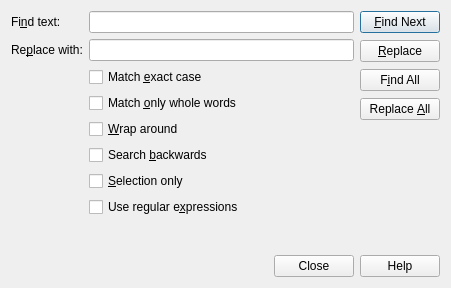
<?xml version="1.0" encoding="UTF-8"?>
<ui version="4.0">
 <class>FindReplaceDialog</class>
 <widget class="QDialog" name="FindReplaceDialog">
  <property name="geometry">
   <rect>
    <x>0</x>
    <y>0</y>
    <width>451</width>
    <height>288</height>
   </rect>
  </property>
  <property name="windowTitle">
   <string>Find and Replace</string>
  </property>
  <layout class="QVBoxLayout" name="verticalLayout_3">
   <item>
    <widget class="QWidget" name="replaceBlock" native="true">
     <property name="enabled">
      <bool>true</bool>
     </property>
     <layout class="QHBoxLayout" name="filePickerLayout">
      <property name="leftMargin">
       <number>0</number>
      </property>
      <property name="topMargin">
       <number>0</number>
      </property>
      <property name="rightMargin">
       <number>0</number>
      </property>
      <property name="bottomMargin">
       <number>0</number>
      </property>
      <item>
       <layout class="QFormLayout" name="formLayout">
        <property name="fieldGrowthPolicy">
         <enum>QFormLayout::ExpandingFieldsGrow</enum>
        </property>
        <item row="0" column="0">
         <widget class="QLabel" name="findTextLabel">
          <property name="text">
           <string>Fi&amp;nd text:</string>
          </property>
          <property name="buddy">
           <cstring>findText</cstring>
          </property>
         </widget>
        </item>
        <item row="0" column="1">
         <widget class="QLineEdit" name="findText"/>
        </item>
        <item row="2" column="0">
         <widget class="QLabel" name="replaceWithLabel">
          <property name="text">
           <string>Re&amp;place with:</string>
          </property>
          <property name="buddy">
           <cstring>replaceWithText</cstring>
          </property>
         </widget>
        </item>
        <item row="2" column="1">
         <widget class="QLineEdit" name="replaceWithText"/>
        </item>
        <item row="4" column="1">
         <widget class="QCheckBox" name="caseCheckBox">
          <property name="text">
           <string>Match &amp;exact case</string>
          </property>
          <property name="checked">
           <bool>false</bool>
          </property>
         </widget>
        </item>
        <item row="5" column="1">
         <widget class="QCheckBox" name="wholeWordsCheckBox">
          <property name="text">
           <string>Match &amp;only whole words</string>
          </property>
         </widget>
        </item>
        <item row="6" column="1">
         <widget class="QCheckBox" name="wrapCheckBox">
          <property name="whatsThis">
           <string>When enabled, the search continues from the other end when it reaches one end of the page</string>
          </property>
          <property name="text">
           <string>&amp;Wrap around</string>
          </property>
         </widget>
        </item>
        <item row="7" column="1">
         <widget class="QCheckBox" name="backwardsCheckBox">
          <property name="whatsThis">
           <string>When set, the search goes backwards from cursor position, otherwise it goes forward</string>
          </property>
          <property name="text">
           <string>Search &amp;backwards</string>
          </property>
         </widget>
        </item>
        <item row="8" column="1">
         <widget class="QCheckBox" name="selectionCheckBox">
          <property name="whatsThis">
           <string>&lt;html&gt;&lt;head/&gt;&lt;body&gt;&lt;p&gt;When checked, the pattern to find is searched only in the current selection.&lt;/p&gt;&lt;/body&gt;&lt;/html&gt;</string>
          </property>
          <property name="text">
           <string>&amp;Selection only</string>
          </property>
         </widget>
        </item>
        <item row="9" column="1">
         <widget class="QCheckBox" name="regexpCheckBox">
          <property name="whatsThis">
           <string>&lt;html&gt;&lt;head/&gt;&lt;body&gt;&lt;p&gt;When checked, the pattern to find is interpreted as a UNIX regular expression. See &lt;a href=&quot;https://en.wikibooks.org/wiki/Regular_Expressions&quot;&gt;Regular Expression in Wikibooks&lt;/a&gt;.&lt;/p&gt;&lt;/body&gt;&lt;/html&gt;</string>
          </property>
          <property name="text">
           <string>Use regular e&amp;xpressions</string>
          </property>
         </widget>
        </item>
       </layout>
      </item>
      <item>
       <layout class="QVBoxLayout" name="verticalLayout">
        <property name="spacing">
         <number>7</number>
        </property>
        <property name="sizeConstraint">
         <enum>QLayout::SetDefaultConstraint</enum>
        </property>
        <property name="topMargin">
         <number>0</number>
        </property>
        <item>
         <widget class="QPushButton" name="findNextButton">
          <property name="whatsThis">
           <string>Find the next occurrence from the cursor position and in the direction set by &quot;Search backwards&quot;</string>
          </property>
          <property name="text">
           <string>&amp;Find Next</string>
          </property>
          <property name="shortcut">
           <string>F3</string>
          </property>
         </widget>
        </item>
        <item>
         <widget class="QPushButton" name="replaceButton">
          <property name="text">
           <string>&amp;Replace</string>
          </property>
         </widget>
        </item>
        <item>
         <widget class="QPushButton" name="findAllButton">
          <property name="whatsThis">
           <string>Highlight all the occurrences of the text in the page</string>
          </property>
          <property name="text">
           <string>F&amp;ind All</string>
          </property>
         </widget>
        </item>
        <item>
         <widget class="QPushButton" name="replaceAllButton">
          <property name="whatsThis">
           <string>Replace all the occurrences of the text in the page</string>
          </property>
          <property name="text">
           <string>Replace &amp;All</string>
          </property>
         </widget>
        </item>
        <item>
         <spacer name="verticalSpacer">
          <property name="orientation">
           <enum>Qt::Vertical</enum>
          </property>
          <property name="sizeHint" stdset="0">
           <size>
            <width>20</width>
            <height>40</height>
           </size>
          </property>
         </spacer>
        </item>
       </layout>
      </item>
     </layout>
    </widget>
   </item>
   <item>
    <widget class="QLabel" name="messageLabel">
     <property name="font">
      <font>
       <weight>75</weight>
       <bold>true</bold>
      </font>
     </property>
     <property name="text">
      <string/>
     </property>
     <property name="alignment">
      <set>Qt::AlignCenter</set>
     </property>
    </widget>
   </item>
   <item>
    <widget class="QDialogButtonBox" name="buttonBox">
     <property name="standardButtons">
      <set>QDialogButtonBox::Close|QDialogButtonBox::Help</set>
     </property>
    </widget>
   </item>
  </layout>
 </widget>
 <tabstops>
  <tabstop>findText</tabstop>
  <tabstop>replaceWithText</tabstop>
  <tabstop>caseCheckBox</tabstop>
  <tabstop>wholeWordsCheckBox</tabstop>
  <tabstop>wrapCheckBox</tabstop>
  <tabstop>backwardsCheckBox</tabstop>
  <tabstop>selectionCheckBox</tabstop>
  <tabstop>regexpCheckBox</tabstop>
  <tabstop>findNextButton</tabstop>
  <tabstop>replaceButton</tabstop>
  <tabstop>findAllButton</tabstop>
  <tabstop>replaceAllButton</tabstop>
 </tabstops>
 <resources/>
 <connections>
  <connection>
   <sender>findNextButton</sender>
   <signal>clicked()</signal>
   <receiver>FindReplaceDialog</receiver>
   <slot>findNext()</slot>
   <hints>
    <hint type="sourcelabel">
     <x>225</x>
     <y>242</y>
    </hint>
    <hint type="destinationlabel">
     <x>225</x>
     <y>132</y>
    </hint>
   </hints>
  </connection>
  <connection>
   <sender>replaceButton</sender>
   <signal>clicked()</signal>
   <receiver>FindReplaceDialog</receiver>
   <slot>replace()</slot>
   <hints>
    <hint type="sourcelabel">
     <x>225</x>
     <y>242</y>
    </hint>
    <hint type="destinationlabel">
     <x>225</x>
     <y>132</y>
    </hint>
   </hints>
  </connection>
  <connection>
   <sender>findAllButton</sender>
   <signal>clicked()</signal>
   <receiver>FindReplaceDialog</receiver>
   <slot>findAll()</slot>
   <hints>
    <hint type="sourcelabel">
     <x>225</x>
     <y>242</y>
    </hint>
    <hint type="destinationlabel">
     <x>225</x>
     <y>132</y>
    </hint>
   </hints>
  </connection>
  <connection>
   <sender>replaceAllButton</sender>
   <signal>clicked()</signal>
   <receiver>FindReplaceDialog</receiver>
   <slot>replaceAll()</slot>
   <hints>
    <hint type="sourcelabel">
     <x>225</x>
     <y>242</y>
    </hint>
    <hint type="destinationlabel">
     <x>225</x>
     <y>132</y>
    </hint>
   </hints>
  </connection>
  <connection>
   <sender>buttonBox</sender>
   <signal>clicked(QAbstractButton*)</signal>
   <receiver>FindReplaceDialog</receiver>
   <slot>buttonBox_clicked(QAbstractButton*)</slot>
   <hints>
    <hint type="sourcelabel">
     <x>225</x>
     <y>265</y>
    </hint>
    <hint type="destinationlabel">
     <x>225</x>
     <y>143</y>
    </hint>
   </hints>
  </connection>
 </connections>
 <slots>
  <slot>updatePreview()</slot>
  <slot>checkInput()</slot>
  <slot>updateSelection(bool)</slot>
  <slot>matchSimilar()</slot>
  <slot>replace()</slot>
  <slot>replaceAll()</slot>
  <slot>findNext()</slot>
  <slot>findAll()</slot>
  <slot>buttonBox_clicked(QAbstractButton*)</slot>
 </slots>
</ui>
